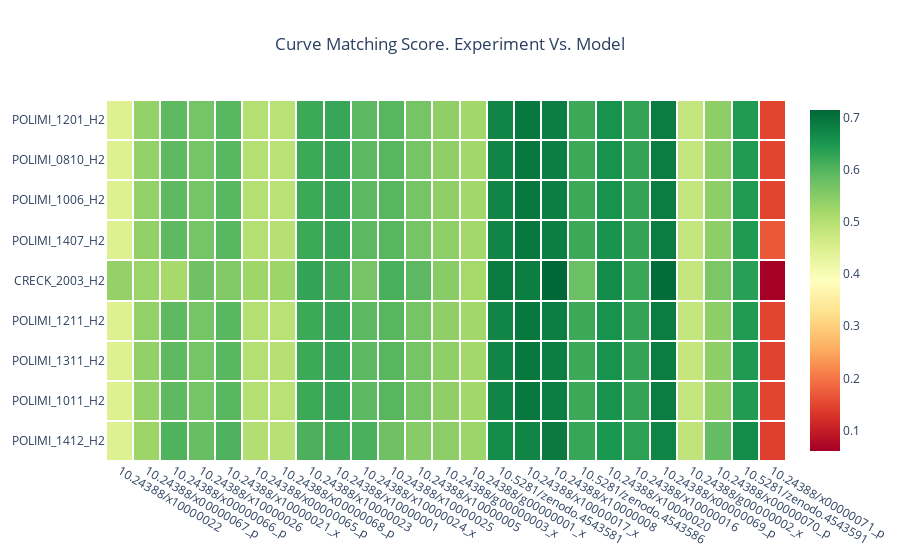

Notebook source saved alongside this figure:
### Code cell
# Plotting
import pandas as pd
import plotly.graph_objects as go

dataframe = pd.DataFrame(result).dropna(axis=1, how='all') # remove void columns

fig = go.Figure(data=go.Heatmap(df_to_plotly(dataframe), colorscale='rdylgn', xgap=2, ygap=2,))
fig['layout'].update(plot_bgcolor='white',
                    title_text='Curve Matching Score. Experiment Vs. Model ', title_x=0.5)
fig.show()

### Figure 1 — Plotly figure (JSON) as saved in the notebook; plotly's stock layout.template omitted (floating-point values rounded to 4 significant figures; data arrays with more than 128 entries replaced by an {"elided": "..."} marker saying what was removed)
{"data": [{"colorscale": [[0, "rgb(165,0,38)"], [0.1, "rgb(215,48,39)"], [0.2, "rgb(244,109,67)"], [0.3, "rgb(253,174,97)"], [0.4, "rgb(254,224,139)"], [0.5, "rgb(255,255,191)"], [0.6, "rgb(217,239,139)"], [0.7, "rgb(166,217,106)"], [0.8, "rgb(102,189,99)"], [0.9, "rgb(26,152,80)"], [1, "rgb(0,104,55)"]], "type": "heatmap", "x": ["10.24388/x10000022", "10.24388/x00000067_p", "10.24388/x00000066_p", "10.24388/x10000026", "10.24388/x10000021_x", "10.24388/x00000065_p", "10.24388/x00000068_p", "10.24388/x10000023", "10.24388/x10000001", "10.24388/x10000024_x", "10.24388/x10000025", "10.24388/x10000005", "10.24388/g00000003_x", "10.24388/g00000001_x", "10.5281/zenodo.4543581", "10.24388/x10000017_x", "10.24388/x10000008", "10.5281/zenodo.4543586", "10.24388/x10000020", "10.24388/x10000016", "10.24388/x00000069_p", "10.24388/g00000002_x", "10.24388/x00000070_p", "10.5281/zenodo.4543591", "10.24388/x00000071_p"], "xgap": 2, "y": ["POLIMI_1412_H2", "POLIMI_1011_H2", "POLIMI_1311_H2", "POLIMI_1211_H2", "CRECK_2003_H2", "POLIMI_1407_H2", "POLIMI_1006_H2", "POLIMI_0810_H2", "POLIMI_1201_H2"], "ygap": 2, "z": {"elided": "9x25 float values"}}], "layout": {"plot_bgcolor": "white", "title": {"text": "Curve Matching Score. Experiment Vs. Model ", "x": 0.5}}}
